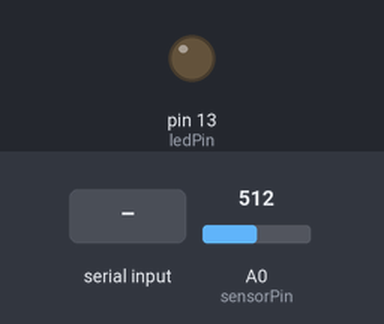
Simulated run of this sketch. Board: Arduino Uno, built with avr-gcc and run on an emulated ATmega328P. On the bench: output pins drawn as LEDs (lit = HIGH). The test bench sets the inputs (shaded band); at power-on: A0 (sensorPin) = 512. What the sketch prints to the serial monitor is not drawn.

Above: at 1.2 s.
1.3 s: "bounce\n" received over Serial
Timing chart, 0 to 4.3 s (numbered marks = the images above; inputs shaded):
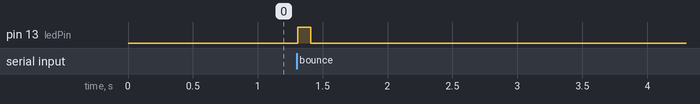

The sketch:

Assignment_8Part3.ino
```cpp
int ledPin = 13; // LED pin#
int sensorPin = A0;
int windValue;

void setup() {
  pinMode(ledPin, OUTPUT);
  Serial.begin(9600);

}

void loop() {
  windValue = analogRead(sensorPin); // Read the sensor value
  Serial.println(windValue); // Send the value to the serial port
  // Serial.write(windValue);


  if (Serial.available() > 0) {
    String data = Serial.readStringUntil('\n'); // Read data until newline
    if (data == "bounce") {
      digitalWrite(ledPin, HIGH);
      delay(100); // Keep the LED on for 100ms
      digitalWrite(ledPin, LOW);
    }
  }
}
```

Measured:
- after the input at 1.3 s, pin 13 (ledPin): LOW → HIGH at once, → LOW 0.10 s later
